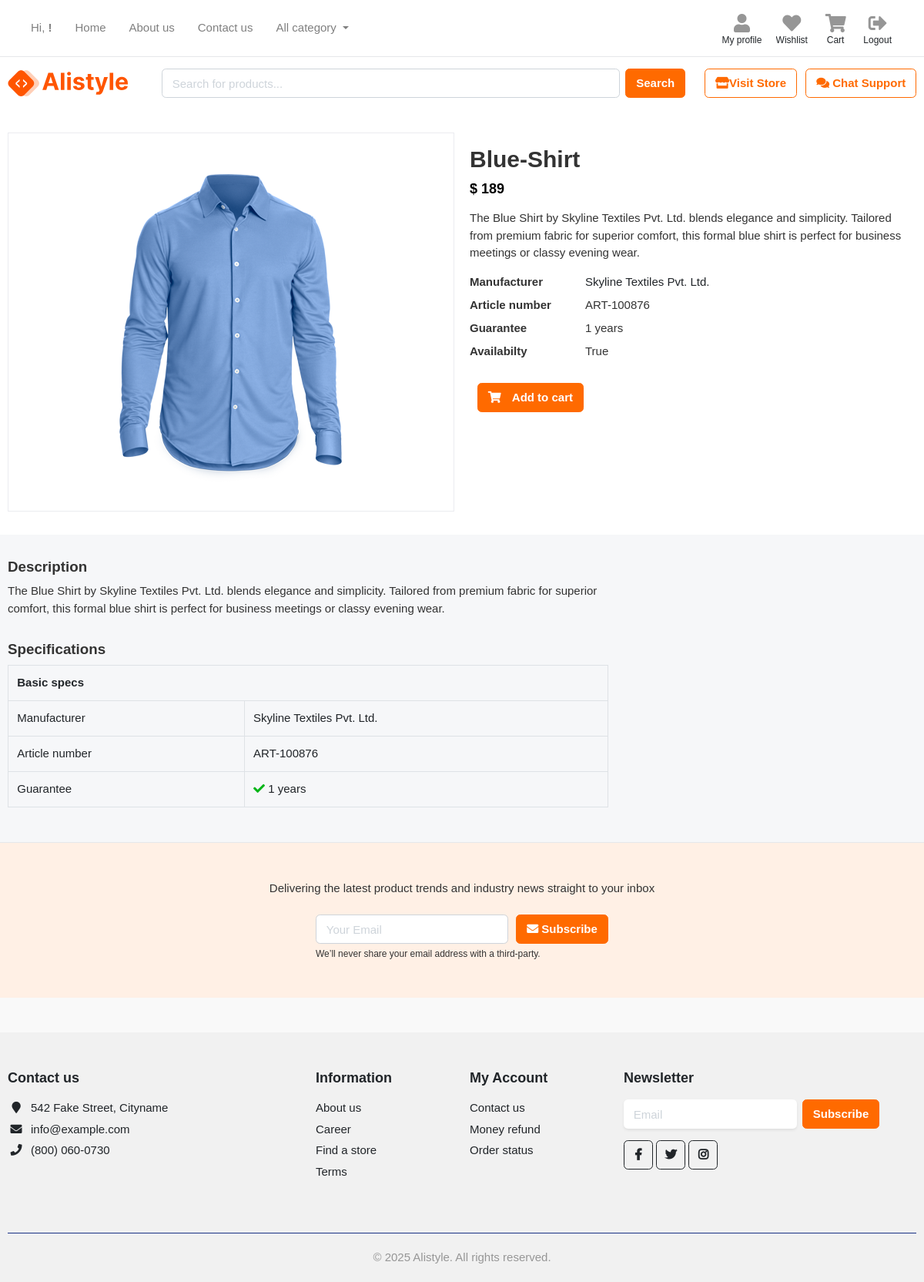
Screenshot of /store/category/shirts/blue-shirt/ with the database file from the repository.
### stores/models.py (models this page shows, shortened)
class Products(models.Model):
    product_name        = models.CharField(max_length=100, unique=True)
    slug                = models.SlugField(max_length=155, unique=True)
    description         = models.TextField(max_length=255, blank=True)
    price               = models.IntegerField()
    stock               = models.IntegerField()
    images              = models.ImageField(upload_to='photos/products')
    is_available        = models.BooleanField(default=True)
    category            = models.ForeignKey(Category, on_delete=models.CASCADE)
    brand               = models.ForeignKey(Brand,blank=True, null=True, on_delete=models.CASCADE)
    created_date        = models.DateTimeField(auto_now_add=True)
    modified_date       = models.DateTimeField(auto_now=True)
    manufacturer        = models.CharField(max_length=100, blank=True)
    article_number      = models.CharField(max_length=100, blank=True, null=True)
    guarantee           = models.CharField(max_length=100, blank=True)
    class Meta:
        verbose_name = 'Product'
        verbose_name_plural = 'Products'

### stores/views.py (the view)
# urls.py: path('category/<slug:category_slug>/<slug:product_slug>/', views.product_detail, name='product_detail' ),
def product_detail(request, category_slug, product_slug):
    try:
        single_product = Products.objects.get(category__slug = category_slug, slug = product_slug)
        in_cart        = CartItem.objects.filter(cart__cart_id = _cart_id(request), product=single_product).exists()
    except Exception as e :
        raise e
    context={
        'single_product' : single_product,
        'in_cart' : in_cart,
    }
    return render(request,'store/product_detail.html',context)

### carts/views.py (called while the page is built)
def _cart_id(request):
    cart        = request.session.session_key
    if not cart:
        cart = request.session.create()
    return cart

### templates/store/product_detail.html (shortened to what this page needs)
{% extends "base.html" %}
{% load static %}
{% block content %}
<section class="section-content bg-white padding-y">
<div class="container">
	<div class="row">
		<aside class="col-md-6">
<div class="card">
<article class="gallery-wrap">
	<div class="img-big-wrap">
	  <div> <a href="#"><img src="{{single_product.images.url}}"></a></div>
	</div>
</article>
</div>
		</aside>
		<main class="col-md-6">
<article class="product-info-aside">
<h2 class="title mt-3">{{single_product.product_name}} </h2>
<div class="mb-3">
	<var class="price h4">$ {{single_product.price}}</var>
</div>
<p>{{single_product.description}}</p>
<dl class="row">
  <dt class="col-sm-3">Manufacturer</dt>
  <dd class="col-sm-9"><a href="#">{{single_product.manufacturer}}</a></dd>
  <dt class="col-sm-3">Article number</dt>
  <dd class="col-sm-9">{{single_product.article_number}}</dd>
  <dt class="col-sm-3">Guarantee</dt>
  <dd class="col-sm-9">{{single_product.guarantee}}</dd>
  <dt class="col-sm-3">Availabilty</dt>
  <dd class="col-sm-9">{{single_product.is_available}}</dd>
</dl>
	<div class="form-row  mt-4">
		<div class="form-group col-md flex-grow-0">
		</div>
		<div class="form-group col-md">
			<a href="{% url 'add_cart' single_product.id %}"  class="btn  btn-primary">
				<i class="fas fa-shopping-cart"></i> <span class="text">Add to cart</span>
			</a>
		</div>
	</div>
</article>
		</main>
	</div>
</div>
</section>
<section class="section-name padding-y bg">
<div class="container">
<div class="row">
	<div class="col-md-8">
		<h5 class="title-description">Description</h5>
		<p>
			{{single_product.description}}
		</p>
		<h5 class="title-description">Specifications</h5>
		<table class="table table-bordered">
			<tr> <th colspan="2">Basic specs</th> </tr>
			<tr> <td>Manufacturer</td><td>{{single_product.manufacturer}}</td> </tr>
			<tr> <td>Article number</td><td>{{single_product.article_number}}</td> </tr>
			<tr> <td>Guarantee</td> <td> <i class="fa fa-check text-success"></i> {{single_product.guarantee}}</td></tr>
		</table>
	</div>
	</div>
</div>
</section>
<section class="padding-y-lg bg-light border-top">
<div class="container">
<p class="pb-2 text-center">Delivering the latest product trends and industry news straight to your inbox</p>
<div class="row justify-content-md-center">
  <div class="col-lg-4 col-sm-6">
<form class="form-row">
    <div class="col-8">
    <input class="form-control" placeholder="Your Email" type="email">
    </div>
    <div class="col-4">
    <button type="submit" class="btn btn-block btn-warning"> <i class="fa fa-envelope"></i> Subscribe </button>
    </div>
</form>
<small class="form-text">We’ll never share your email address with a third-party. </small>
  </div>
</div>
</div>
</section>
{% endblock %}

### static/css/ui.css (style rules this page uses)
html { font-family:'Inter', sans-serif;font-size:15px }
.padding-y { padding-top:30px;padding-bottom:30px }
.padding-y-lg { padding-top:48px;padding-bottom:48px }
var { font-style:normal }
article:after,.form-group:after { display:block;clear:both;content:"" }
.bg { background-color:#f6f7f9 }
.bg-white { background-color:#fff }
.btn i+.text { margin-left:10px }
dl[class="row"] { margin-bottom:0 }
.price { font-weight:600;color:#212529 }
body { background-color:#f6f7f9 }
.gallery-wrap .img-big-wrap { margin-bottom:10px;border-radius:.37rem;overflow:hidden;background-color:#fff }
.gallery-wrap .img-big-wrap a { text-align:center;display:block }
.gallery-wrap .img-big-wrap img { height:480px;width:auto;display:inline-block;cursor:-webkit-zoom-in;cursor:zoom-in }
.title-description:not(:first-child) { margin-top:30px }

### templates/base.html (style rules this page uses)
.price { color: black; font-weight: bold; font-size: 1.2rem; }
body { background-color: #f9f9f9; color: #333; font-family: "Poppins", sans-serif; }

### rows the page displays
Products: images (picture), product_name "Blue-Shirt", price "189", description "The Blue Shirt by Skyline Textiles Pvt. Ltd. blends elegance and simplicity. Tailored from premium fabric for superior comfort, this formal blue shirt is perfect for business meetings or classy evening wear.", manufacturer "Skyline Textiles Pvt. Ltd.", article_number "ART-100876", guarantee "1 years", is_available "True"
